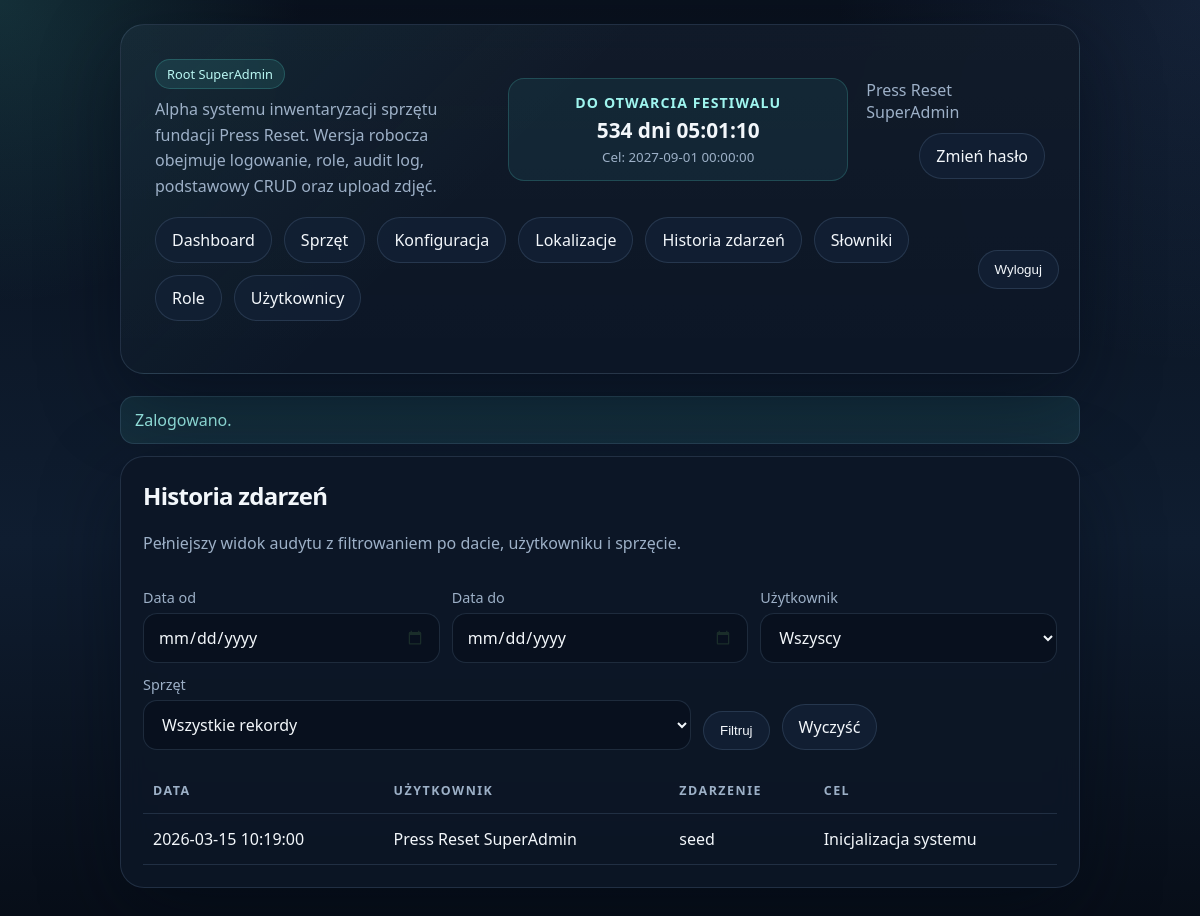
/index.php?page=audit-log (signed in), run on the app's committed database.
### tables this page shows
CREATE TABLE IF NOT EXISTS users (
    id INT UNSIGNED AUTO_INCREMENT PRIMARY KEY,
    username VARCHAR(80) NOT NULL UNIQUE,
    display_name VARCHAR(120) NOT NULL,
    password_hash VARCHAR(255) NOT NULL,
    role VARCHAR(120) NOT NULL,
    active TINYINT(1) NOT NULL DEFAULT 1,
    must_change_password TINYINT(1) NOT NULL DEFAULT 0,
    last_login_at DATETIME NULL,
    created_at DATETIME NOT NULL DEFAULT CURRENT_TIMESTAMP,
    updated_at DATETIME NOT NULL DEFAULT CURRENT_TIMESTAMP ON UPDATE CURRENT_TIMESTAMP
);

CREATE TABLE IF NOT EXISTS roles (
    id INT UNSIGNED AUTO_INCREMENT PRIMARY KEY,
    name VARCHAR(120) NOT NULL,
    slug VARCHAR(120) NOT NULL UNIQUE,
    sort_order INT UNSIGNED NOT NULL DEFAULT 0,
    can_manage_users TINYINT(1) NOT NULL DEFAULT 0,
    can_manage_roles TINYINT(1) NOT NULL DEFAULT 0,
    can_manage_root_roles TINYINT(1) NOT NULL DEFAULT 0,
    can_edit_records TINYINT(1) NOT NULL DEFAULT 0,
    can_upload_images TINYINT(1) NOT NULL DEFAULT 0,
    can_delete_images TINYINT(1) NOT NULL DEFAULT 0,
    can_create_tasks TINYINT(1) NOT NULL DEFAULT 0,
    can_update_tasks TINYINT(1) NOT NULL DEFAULT 0,
    can_change_task_status TINYINT(1) NOT NULL DEFAULT 0,
    can_delete_tasks TINYINT(1) NOT NULL DEFAULT 0,
    can_manage_settings TINYINT(1) NOT NULL DEFAULT 0,
    can_manage_dictionaries TINYINT(1) NOT NULL DEFAULT 0,
    can_view_audit_history TINYINT(1) NOT NULL DEFAULT 0,
    can_export_csv TINYINT(1) NOT NULL DEFAULT 0,
    can_import_csv TINYINT(1) NOT NULL DEFAULT 0,
    is_system TINYINT(1) NOT NULL DEFAULT 0,
    created_at DATETIME NOT NULL DEFAULT CURRENT_TIMESTAMP
);

CREATE TABLE IF NOT EXISTS audit_logs (
    id BIGINT UNSIGNED AUTO_INCREMENT PRIMARY KEY,
    user_id INT UNSIGNED NULL,
    entity_type VARCHAR(80) NOT NULL,
    entity_id INT UNSIGNED NOT NULL,
    action_name VARCHAR(80) NOT NULL,
    details_json JSON NULL,
    created_at DATETIME NOT NULL DEFAULT CURRENT_TIMESTAMP,
    CONSTRAINT fk_audit_logs_user FOREIGN KEY (user_id) REFERENCES users(id) ON DELETE SET NULL
);

### index.php (called while the page is built, shortened)
<?php
require __DIR__ . '/app/bootstrap.php';
require __DIR__ . '/app/layout.php';
require __DIR__ . '/app/router.php';

### app/db.php (called while the page is built, shortened)
<?php
function db(): PDO
{
    static $pdo = null;
    if ($pdo instanceof PDO) {
        return $pdo;
    }
    global $config;
    $db = $config['db'];
    $dsn = isset($db['socket'])
        ? sprintf(
            'mysql:unix_socket=%s;dbname=%s;charset=%s',
            $db['socket'],
            $db['database'],
            $db['charset']
        )
        : sprintf(
            'mysql:host=%s;port=%d;dbname=%s;charset=%s',
            $db['host'],
            $db['port'],
            $db['database'],
            $db['charset']
        );
    $pdo = new PDO($dsn, $db['username'], $db['password'], [
        PDO::ATTR_ERRMODE => PDO::ERRMODE_EXCEPTION,
        PDO::ATTR_DEFAULT_FETCH_MODE => PDO::FETCH_ASSOC,
    ]);
    return $pdo;
}
function query_all(string $sql, array $params = []): array
{
    $stmt = db()->prepare($sql);
    $stmt->execute($params);
    return $stmt->fetchAll();
}
function query_one(string $sql, array $params = []): ?array
{
    $stmt = db()->prepare($sql);
    $stmt->execute($params);
    $row = $stmt->fetch();
    return $row === false ? null : $row;
}

### app/auth.php (called while the page is built, shortened)
<?php
function current_user(): ?array
{
    static $user = false;
    if ($user !== false) {
        return $user;
    }
    $user = query_one('SELECT * FROM users WHERE id = :id', ['id' => $_SESSION['user_id']]);
    return $user;
}
function require_login(): void
{
    if (!current_user()) {
        flash('error', 'Zaloguj sie, aby kontynuowac.');
        redirect_to('index.php?page=login');
    }
}
function require_audit_history_access(): void
{
    if (!can_view_audit_history()) {
        flash('error', 'Brak uprawnień do historii zdarzeń.');
        redirect_to('index.php');
    }
}

### app/helpers.php (called while the page is built, shortened)
<?php
function app_config(string $key)
{
    global $config;
    return $config[$key] ?? null;
}
function app_setting_defaults(): array
{
    return [
        'festival_deadline' => (string) app_config('festival_deadline'),
        'threshold_needs_service_warning' => '5',
        'threshold_needs_service_warning_high' => '10',
        'threshold_needs_service_danger' => '20',
        'threshold_open_items_warning' => '5',
        'threshold_open_items_warning_high' => '10',
        'threshold_open_items_danger' => '20',
        'threshold_open_tasks_warning' => '10',
        'threshold_open_tasks_warning_high' => '20',
        'threshold_open_tasks_danger' => '40',
    ];
}
function app_setting(string $key, mixed $default = null): mixed
{
    global $appSettingsCache;
    if (!is_array($appSettingsCache)) {
        $appSettingsCache = app_setting_defaults();
        try {
            $rows = query_all('SELECT setting_key, setting_value FROM app_settings');
            foreach ($rows as $row) {
                $appSettingsCache[$row['setting_key']] = $row['setting_value'];
            }
        } catch (Throwable) {
        }
    }
    return $appSettingsCache[$key] ?? $default;
}
function h(?string $value): string
{
    return htmlspecialchars((string) $value, ENT_QUOTES, 'UTF-8');
}
function flash(?string $type = null, ?string $message = null): array
{
    $messages = $_SESSION['flash'] ?? [];
    return $messages;
}
function role_label(string $role): string
{
    return role_definition($role)['name'] ?? $role;
}
function audit_action_label(string $action): string
{
    return match ($action) {
        'create_equipment' => 'Dodano rekord sprzętu',
        'update_equipment' => 'Zaktualizowano rekord sprzętu',
        'upload_image' => 'Dodano zdjęcie',
        'delete_image' => 'Usunięto zdjęcie',
        'create_task' => 'Dodano zadanie',
        'task_update' => 'Dodano aktualizację zadania',
        'task_status' => 'Zmieniono status zadania',
        'delete_task' => 'Usunięto zadanie',
        'create_user' => 'Utworzono użytkownika',
        'reset_password' => 'Zresetowano hasło',
        'update_user_profile' => 'Zmieniono dane użytkownika',
        'deactivate_user' => 'Dezaktywowano użytkownika',
        'reactivate_user' => 'Aktywowano użytkownika',
        'change_password' => 'Zmieniono hasło',
        'update_deadline' => 'Zmieniono termin festiwalu',
        'update_dashboard_thresholds' => 'Zmieniono progi dashboardu',
        'create_location' => 'Dodano lokalizację',
        'update_location' => 'Zmieniono lokalizację',
        'delete_location' => 'Usunięto lokalizację',
        'create_location_place' => 'Dodano miejsce w lokalizacji',
        'update_location_place' => 'Zmieniono miejsce w lokalizacji',
        'delete_location_place' => 'Usunięto miejsce w lokalizacji',
        'create_dictionary_entry' => 'Dodano pozycję słownika',
        'update_dictionary_entry' => 'Zmieniono pozycję słownika',
        'delete_dictionary_entry' => 'Usunięto pozycję słownika',
        'create_role' => 'Dodano rolę',
        'update_role' => 'Zmieniono rolę',
        'delete_role' => 'Usunięto rolę',
        'export_equipment_csv' => 'Wyeksportowano CSV sprzętu',
        'import_equipment_csv' => 'Zaimportowano CSV sprzętu',
        default => $action,
    };
}
function can_manage_users(): bool
{
    return current_user_can('can_manage_users');
}
function can_manage_roles(): bool
{
    return current_user_can('can_manage_roles');
}
function can_manage_settings(): bool
{
    return current_user_can('can_manage_settings');
}
function can_manage_dictionaries(): bool
{
    return current_user_can('can_manage_dictionaries');
}
function can_view_audit_history(): bool
{
    return current_user_can('can_view_audit_history');
}
function role_rows(): array
{
    global $roleCache;
    if (!is_array($roleCache)) {
        $roleCache = role_defaults();
        try {
            $roleCache = query_all('SELECT * FROM roles ORDER BY sort_order, name, id');
        } catch (Throwable) {
        }
    }
    return $roleCache;
}
function role_definition(string $slug): ?array
{
    foreach (role_rows() as $role) {
        if ((string) ($role['slug'] ?? '') === $slug) {
            return $role;
        }
    }
    return null;
}
function current_user_can(string $permissionKey): bool
{
    $user = current_user();
    $role = role_definition((string) ($user['role'] ?? ''));
    return (int) ($role[$permissionKey] ?? 0) === 1;
}

### app/bootstrap.php (called while the page is built, shortened)
<?php
$config = require __DIR__ . '/../config.php';
require_once __DIR__ . '/db.php';
require_once __DIR__ . '/helpers.php';
require_once __DIR__ . '/auth.php';

### app/router.php (the view, shortened to what this page needs)
<?php
$page = $_GET['page'] ?? 'home';
    ?>
    <?php
require_login();
    ?>
    <?php
if ($page === 'audit-log') {
    require_audit_history_access();
    $filters = [
        'date_from' => trim((string) ($_GET['date_from'] ?? '')),
        'date_to' => trim((string) ($_GET['date_to'] ?? '')),
        'user_id' => (int) ($_GET['user_id'] ?? 0),
        'equipment_id' => (int) ($_GET['equipment_id'] ?? 0),
    ];
    $params = [];
    $sql = 'SELECT a.*, u.display_name, e.inventory_code, e.title,
                   target_user.display_name AS target_display_name,
                   target_user.username AS target_username
            FROM audit_logs a
            LEFT JOIN users u ON u.id = a.user_id
            LEFT JOIN equipment e ON e.id = a.entity_id AND a.entity_type = \'equipment\'
            LEFT JOIN users target_user ON target_user.id = a.entity_id AND a.entity_type = \'user\'';
    $sql .= ' ORDER BY a.created_at DESC, a.id DESC LIMIT 200';
    $entries = query_all($sql, $params);
    render_header('Historia zdarzeń');
    ?>
    <section class="panel">
        <div class="topbar">
            <div>
                <h2>Historia zdarzeń</h2>
                <p class="muted">Pełniejszy widok audytu z filtrowaniem po dacie, użytkowniku i sprzęcie.</p>
            </div>
        </div>
        <form method="get" class="form-grid" style="margin-bottom: 18px;">
            <div>
                <label for="date_from">Data od</label>
                <input id="date_from" type="date" name="date_from" value="<?= h($filters['date_from']) ?>">
            </div>
            <div>
                <label for="date_to">Data do</label>
                <input id="date_to" type="date" name="date_to" value="<?= h($filters['date_to']) ?>">
            </div>
            <div>
                <label for="user_id">Użytkownik</label>
                <select id="user_id" name="user_id">
                    <option value="">Wszyscy</option>
                </select>
            </div>
            <div style="flex: 2 1 320px;">
                <label for="equipment_id">Sprzęt</label>
                <select id="equipment_id" name="equipment_id">
                    <option value="">Wszystkie rekordy</option>
                </select>
            </div>
            <div class="actions" style="align-items: end;">
                <button class="button" type="submit">Filtruj</button>
                <a class="button" href="index.php?page=audit-log">Wyczyść</a>
            </div>
        </form>
        <div class="table-wrap">
            <table>
                <thead>
                <tr>
                    <th>Data</th>
                    <th>Użytkownik</th>
                    <th>Zdarzenie</th>
                    <th>Cel</th>
                </tr>
                </thead>
                <tbody>
                <?php foreach ($entries as $entry): ?>
                    <?php $details = !empty($entry['details_json']) ? (json_decode((string) $entry['details_json'], true) ?: []) : []; ?>
                    <tr>
                        <td><?= h($entry['created_at']) ?></td>
                        <td><?= h($entry['display_name'] ?? 'system') ?></td>
                        <td><?= h(audit_action_label($entry['action_name'])) ?></td>
                        <td><?= audit_target_label_html($entry, $details) ?></td>
                    </tr>
                <?php endforeach; ?>
                </tbody>
            </table>
        </div>
    </section>
    <?php
    render_footer();
    exit;
}
    ?>

### app/layout.php (shortened to what this page needs)
<?php
function render_header(string $title): void
{
    $user = current_user();
    $deadlineIso = (string) app_setting('festival_deadline', app_config('festival_deadline'));
    $deadlineCard = null;
    if ($deadlineIso) {
        $now = new DateTimeImmutable('now', new DateTimeZone('Europe/Warsaw'));
        $deadline = new DateTimeImmutable($deadlineIso, new DateTimeZone('Europe/Warsaw'));
        $isPast = $deadline <= $now;
        $deadlineCard = [
            'label' => $isPast ? 'Termin minął' : 'Do otwarcia festiwalu',
            'date' => $deadline->format(DateTimeInterface::ATOM),
            'display_date' => $deadline->format('Y-m-d H:i:s'),
            'summary' => $isPast ? 'Termin docelowy został przekroczony.' : '',
        ];
    }
    ?>
    <!DOCTYPE html>
    <html lang="pl">
    <head>
        <link rel="stylesheet" href="assets/style.css">
    </head>
    <body>
    <main class="shell">
    <?php if ($user): ?>
        <section class="hero">
            <div class="hero-head">
                <div class="hero-copy">
                    <div class="badge"><?= h(role_label($user['role'])) ?></div>
                    <p>Alpha systemu inwentaryzacji sprzętu fundacji Press Reset. Wersja robocza obejmuje logowanie, role, audit log, podstawowy CRUD oraz upload zdjęć.</p>
                </div>
                <?php if ($deadlineCard): ?>
                    <div class="hero-countdown">
                        <div class="countdown-card" data-deadline="<?= h($deadlineCard['date']) ?>">
                            <strong><?= h($deadlineCard['label']) ?></strong>
                            <span class="countdown-value"><?= h($deadlineCard['summary']) ?></span>
                            <small>Cel: <?= h($deadlineCard['display_date']) ?></small>
                        </div>
                    </div>
                <?php endif; ?>
                <div class="hero-user">
                    <div class="muted"><?= h($user['display_name']) ?></div>
                    <div><a class="nav-pill" href="index.php?page=change-password">Zmień hasło</a></div>
                </div>
            </div>
            <nav class="topbar">
                <div class="actions">
                    <a class="nav-pill" href="index.php">Dashboard</a>
                    <a class="nav-pill" href="index.php?page=equipment-list">Sprzęt</a>
                    <?php if (can_manage_settings()): ?>
                        <a class="nav-pill" href="index.php?page=settings">Konfiguracja</a>
                        <a class="nav-pill" href="index.php?page=locations">Lokalizacje</a>
                    <?php endif; ?>
                    <?php if (can_view_audit_history()): ?>
                        <a class="nav-pill" href="index.php?page=audit-log">Historia zdarzeń</a>
                    <?php endif; ?>
                    <?php if (can_manage_dictionaries()): ?>
                        <a class="nav-pill" href="index.php?page=dictionaries">Słowniki</a>
                    <?php endif; ?>
                    <?php if (can_manage_roles()): ?>
                        <a class="nav-pill" href="index.php?page=roles">Role</a>
                    <?php endif; ?>
                    <?php if (can_manage_users()): ?>
                        <a class="nav-pill" href="index.php?page=users">Użytkownicy</a>
                    <?php endif; ?>
                </div>
                <form method="post" action="index.php?page=logout" class="inline-form">
                    <button class="nav-pill" type="submit">Wyloguj</button>
                </form>
            </nav>
        </section>
    <?php endif;
    foreach (flash() as $message): ?>
        <div class="flash <?= h($message['type']) ?>"><?= h($message['message']) ?></div>
    <?php endforeach;
}
function render_footer(): void
{
    ?>
    </main></body></html>
    <?php
}
function audit_target_label_html(array $entry, array $details = []): string
{
    if ($entry['action_name'] === 'seed' || $entry['entity_type'] === 'system') {
        return 'Inicjalizacja systemu';
    }
    return h((string) $entry['entity_type']) . ' #' . (int) $entry['entity_id'];
}

### data on the page
users: role.name "Root SuperAdmin", display_name "Press Reset SuperAdmin"
audit_logs: created_at "2026-03-15 10:19:00", user.display_name "Press Reset SuperAdmin", action_name "seed", audit_target_label_html($entry, $details) "Inicjalizacja systemu"

### other printed values
$deadlineCard['label'] "DO OTWARCIA FESTIWALU"
$deadlineCard['display_date'] "2027-09-01 00:00:00"
$message['message'] "Zalogowano."
